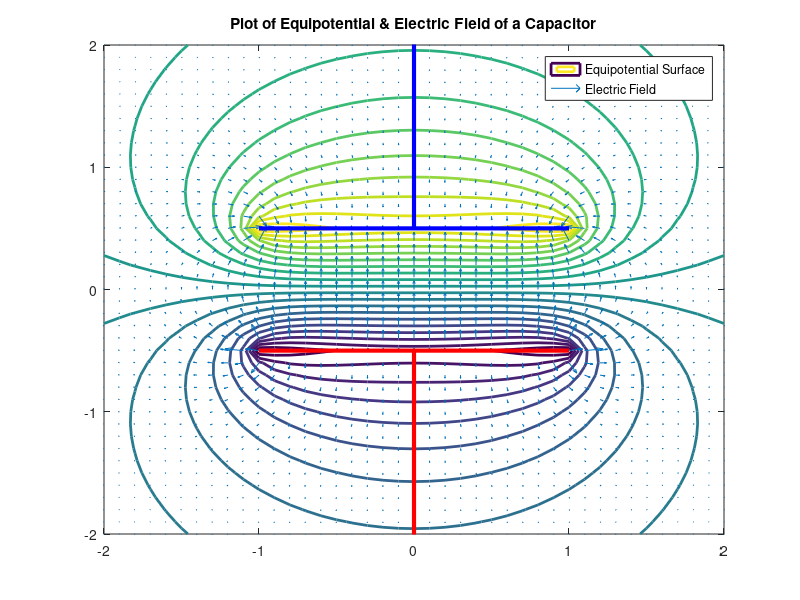

Source code (MATLAB):
%Capacitor.m
%Start
clc
close all
clear all
% Setting up Parameters:
a = 1;  %Unit Radius of circular plate
d = 1;  % Unit Distance between plates.
V = 50;  % Voltage across plates.

% Setting up a grid for plotting:
x = -2:0.1:2;
y = -2:0.1:2;
[X, Y] = meshgrid(x, y);
figure
axis([-2 2 -2 2])

% Electric field potential (approximation):
Q= (2*V/pi)* ...
     (asin(2*a./(sqrt((Y-d/2).^2 + (X-a).^2) + sqrt((Y-d/2).^2 + (X+a).^2))) ...
    - asin(2*a./(sqrt((Y+d/2).^2 + (X-a).^2) + sqrt((Y+d/2).^2 + (X+a).^2))));

% Plot the equipotential lines using contour function  
contour(X, Y, Q, 20, 'LineWidth', 2)
hold on

% Compute and plot the electric field:
[Ex, Ey] = gradient(Q, 0.1);%Electric Field is negative gradient of potential 
quiver(X, Y, Ex, Ey)% For displaying small arrows

% Drawing  the parallel plate capacitor:
line('XData', [-a a],'YData', [d/2, d/2], 'Color', 'b', 'LineWidth', 3)
line('XData', [0 0],'YData', [d/2, 3], 'Color', 'b', 'LineWidth', 3)
line('XData', [-a a],'YData', [-d/2, -d/2], 'Color', 'r', 'LineWidth', 3)
line('XData', [0 0],'YData', [-3, -d/2], 'Color', 'r', 'LineWidth', 3)
legend('Equipotential Surface','Electric Field')
title('Plot of Equipotential & Electric Field of a Capacitor')

%end
